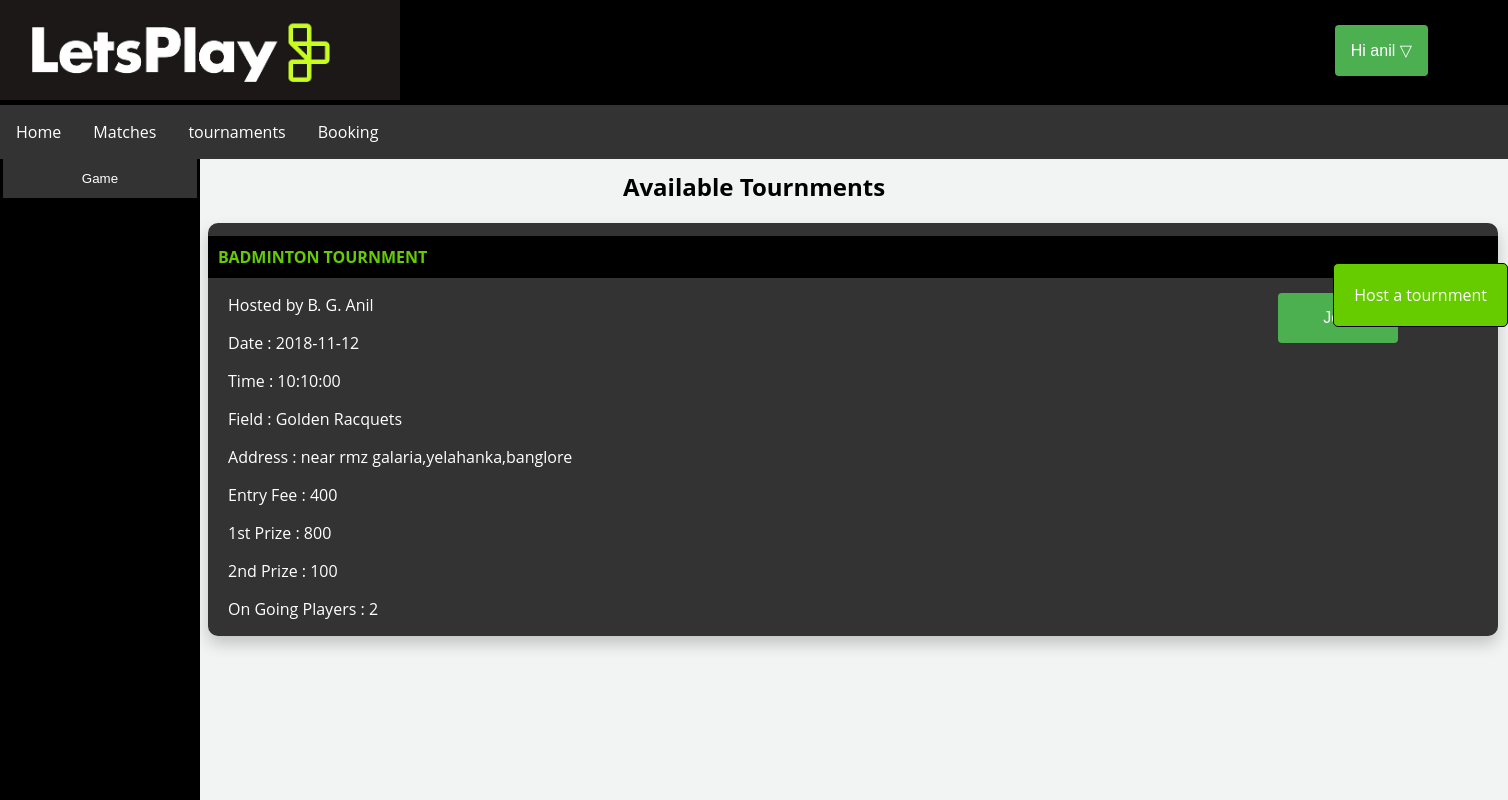
Page /homepage.php?page=tournment (signed in) on the committed database.
### tables this page shows
CREATE TABLE `user` (
  `uid` int(11) NOT NULL,
  `username` varchar(30) NOT NULL,
  `password` varchar(30) NOT NULL,
  `fullname` varchar(30) NOT NULL,
  `dob` date NOT NULL,
  `gender` varchar(7) NOT NULL,
  `email` varchar(30) NOT NULL,
  `phno` varchar(12) NOT NULL
);

CREATE TABLE `tournmenttable` (
  `tid` int(11) NOT NULL,
  `uid` int(11) NOT NULL,
  `fid` int(11) NOT NULL,
  `game` varchar(50) NOT NULL,
  `tdate` date NOT NULL,
  `ttime` time NOT NULL,
  `entryfee` int(11) DEFAULT NULL,
  `prize1` varchar(50) DEFAULT NULL,
  `prize2` varchar(50) DEFAULT NULL
);

CREATE TABLE `field` (
  `fid` int(11) NOT NULL,
  `name` varchar(50) NOT NULL,
  `game` varchar(50) NOT NULL,
  `address` varchar(200) NOT NULL,
  `phno` varchar(20) NOT NULL,
  `costperhour` int(10) NOT NULL,
  `courts` int(11) NOT NULL
);

### tournments.php (the view, shortened to what this page needs)
<!DOCTYPE html>
<html>
<head>
</head>
<body>
 <?php
include "sortsidebar.php" ;
?>
<h2 align="center" >Available Tournments</h2>
<div class="tournmenthost">
<a href="?page=hostatournment">Host a tournment</a>
</div>
<?php
$x=0;
$conn = mysqli_connect("localhost","root","","letsromp");
switch ($x)
{
  case 0:
   $result = mysqli_query($conn,"SELECT * from tournmenttable;");
   while($row= $result->fetch_assoc())
   {
   $uid=$row["uid"];
   $userresult=mysqli_query($conn,"SELECT username,fullname from user where uid='$uid' ;");
   $userrow=mysqli_fetch_assoc($userresult);
   $fullname=$userrow["fullname"];
   $fid=$row["fid"];
   $fieldresult=mysqli_query($conn,"SELECT name from field where fid='$fid' ;");
   $fieldrow=mysqli_fetch_assoc($fieldresult);
   $field=$fieldrow["name"];
    $addressresult=mysqli_query($conn,"SELECT address from field where fid='$fid' ;");
   $addressrow=mysqli_fetch_assoc($addressresult);
   $address=$addressrow["address"];
   $tid=$row["tid"];
   $countquery = mysqli_query($conn,"SELECT * from tournmentsenrolled where tid='$tid' ;");
   $count = mysqli_num_rows($countquery);
   ?>
   <div class="main">
    <form action="" method="post">
     <button class="join" type="submit" name="joinrequest" value=<?php echo $row["tid"] ?>>Join</button>
   </form>
   <h2 class="contenttitle"><?php echo $row["game"]." tournment" ; ?></h2>
   <p>Hosted by <?php echo $fullname ?></p>
   <p><?php echo "Date : ".$row["tdate"] ?></p>
   <p><?php echo "Time : ".$row["ttime"] ?></p>
   <p><?php echo "Field : ".$field ?></p>
   <p><?php echo "Address : ".$address ?></p>
   <p><?php echo "Entry Fee : ".$row["entryfee"] ?></p>
   <p><?php echo "1st Prize : ".$row["prize1"] ?></p>
   <p><?php echo "2nd Prize : ".$row["prize2"] ?></p>
   <p><?php echo "On Going Players : ".$count ?></p>
   </div>
<?php
    }
   break;
 ?>
<?php
   }
     ?>
</body>
</html>

### homepage.php (shortened to what this page needs)
<!DOCTYPE html>
<html>
<head>
</head>
<body style="font-family: 'Open Sans', sans-serif;">
	<div class="letsplay">
	<img src="letsplay1.jpg" width="400" height="100" alt="letsplay">
	<div class="right"  >
		<div class="dropdown">
  <button class="dropbtn">
  	<?php
  	$conn = mysqli_connect("localhost","root","","letsromp");
  	$username=$_SESSION['username'];
  	$result=mysqli_query($conn,"SELECT fullname from user where username='$username' ");
  	$fullname=mysqli_fetch_assoc($result);
echo 'Hi '.$fullname["fullname"].' &#9661';
 ?></button>
</div>
   </div>
   <ul>
  <li><a href="?page=home">Home</a></li>
  <li><a href="?page=matchs">Matches</a></li>
  <li><a href="?page=tournment">tournaments</a></li>
  <li><a href="?page=booking">Booking</a></li>
</ul>
</div>
<div class="sample">
	<?php
if (!isset($_GET["page"]) ) {
	include "home.php";
}
else
{
	switch ($_GET["page"])
	{
	case 'tournment': include "tournments.php";
		         break;
    }
}
 ?>
 </div>
</body>
</html>

### homepage.php (style rules this page uses)
.letsplay { background-color: black; position: fixed; top: 0; left: 0; right: 0; z-index: 1; }
.right { position: relative; float: right; margin-top: 25px; margin-right: 80px; }
ul { list-style-type: none; margin: 0; padding: 0; overflow: hidden; background-color: #333333; position: relative; }
li { float: left; }
li a { display: block; color: white; text-align: center; padding: 16px; text-decoration: none; }
.sample { margin-top: 165px; }
.dropbtn { background-color: #4CAF50; color: white; padding: 16px; font-size: 16px; border: none; border-radius: 4px; }
.dropdown { position: relative; display: inline-block; }

### tournments.php (style rules this page uses)
.tournmenthost { position: fixed; right: 0; background-color: #66cc00; color: white; padding:20px; border: 1px solid black; border-radius: 5px; margin-top: 40px; }
.tournmenthost a { display: block; background-color: #66cc00; text-decoration: none; color: white; }
body { background-color: #F2F4F4; color: black; }
.main { background-color: #333333; box-shadow: 0px 8px 16px 0px rgba(0,0,0,0.2); width: 1270px; height: 100%; margin-left: 200px; padding-left: 20px; border-radius: 10px; color: white; font-family: 'Open Sans', sans-serif; float: left; margin-bottom: 10px; }
h2 { padding-top:5px; }
.join { background-color: #4CAF50; color: white; padding: 16px; font-size: 16px; border: none; border-radius: 4px; float: right; margin-top: 70px; margin-right: 100px; width: 120px; }
.contenttitle { color: #66cc00; background-color: black; text-transform: uppercase; width: auto; padding: 10px; margin-left: -20px; font-size: 16px; }

### sortsidebar.php (style rules this page uses)
.dropdown { position: relative; display: inline-block; }

### rows in the picture
user: fullname "anil"
tournmenttable: $row["tid"] 7 (drawn), game "BADMINTON", uid.fullname "B. G. Anil", tdate "2018-11-12", ttime "10:10:00", fid.name "Golden Racquets", fid.address "near rmz galaria,yelahanka,banglore", entryfee "400", prize1 "800", prize2 "100", count "2"
